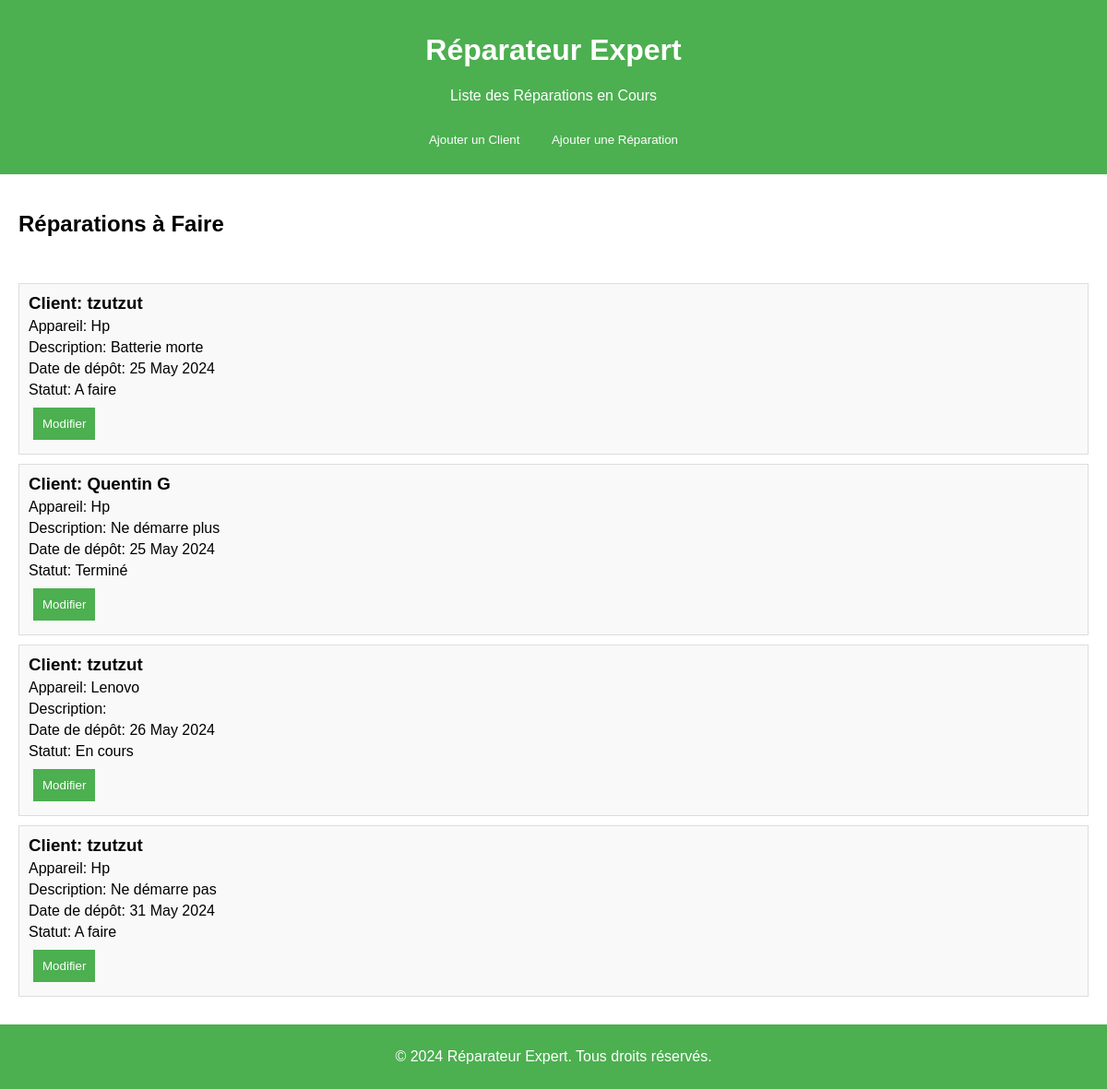
The page / on the database its author committed.
### model.py (models this page shows, shortened)
class Reparation(db.Model):
    id = db.Column(db.Integer, primary_key=True)
    client_id = db.Column(db.Integer, db.ForeignKey('client.id'))
    appareil = db.Column(db.String(100), nullable=False)
    description = db.Column(db.String(200), nullable=False)
    date_depot = db.Column(db.Date, nullable=False, default=date.today)
    statut = db.Column(db.String(50), nullable=False, default='A faire')
    @staticmethod
    def fetch_reparations():
        return Reparation.query.all()

class Client(db.Model):
    id = db.Column(db.Integer, primary_key=True)
    client_nom = db.Column(db.String(100), nullable=False, unique=True)
    reparations = db.relationship('Reparation', backref='client', lazy=True)

### app.py (the view)
@app.route('/')
def index():
    return render_template('index.html', client_form=ClientForm(), reparation_form=ReparationForm(),
                           reparations=Reparation.fetch_reparations(), reparation_form_update=ReparationFormUpdate())

### app.py (called while the page is built)
@app.before_request
def make_session_permanent():
    session.permanent = True

### templates/index.html (shortened to what this page needs)
<!DOCTYPE html>
<html lang="fr">
<head>
    <link rel="stylesheet" href="{{ url_for('static', filename='style.css') }}">
</head>
<body>
    <header>
        <h1>Réparateur Expert</h1>
        <p>Liste des Réparations en Cours</p>
        <button onclick="document.getElementById('addClientModal').style.display='block'">Ajouter un Client</button>
        <button onclick="document.getElementById('addRepairModal').style.display='block'">Ajouter une Réparation</button>
    </header>
    <div class="container">
        <h2>Réparations à Faire</h2>
        <div class="repair-list-container">
            <ul class="repair-list">
                {% for reparation in reparations %}
                <li>
                    <h3>Client: {{ reparation.client.client_nom }}</h3>
                    <p>Appareil: {{ reparation.appareil }}</p>
                    <p>Description: {{ reparation.description }}</p>
                    <p>Date de dépôt: {{ reparation.date_depot.strftime('%d %B %Y') }}</p>
                    <p>Statut: {{ reparation.statut }}</p>
                    <button onclick="document.getElementById('editRepairModal{{ reparation.id }}').style.display='block'">Modifier</button>
                </li>
                {% endfor %}
            </ul>
        </div>
    </div>
    <footer>
        <p>&copy; 2024 Réparateur Expert. Tous droits réservés.</p>
    </footer>
</body>
</html>

### static/style.css (style rules this page uses)
body { font-family: Arial, sans-serif; margin: 0; padding: 0; display: flex; flex-direction: column; min-height: 100vh; }
header { background-color: #4CAF50; color: white; padding: 15px 0; text-align: center; flex-shrink: 0; }
.container { padding: 20px; flex: 1; display: flex; flex-direction: column; overflow-y: auto; }
.repair-list-container { flex: 1; overflow-y: auto; margin-top: 20px; }
.repair-list { list-style-type: none; padding: 0; margin: 0; }
.repair-list li { background: #f9f9f9; margin: 10px 0; padding: 10px; border: 1px solid #ddd; }
.repair-list h3 { margin: 0; padding: 0; }
.repair-list p { margin: 5px 0; }
footer { background-color: #4CAF50; color: white; text-align: center; padding: 10px 0; position: relative; bottom: 0; left: 0; width: 100%; }
button { background-color: #4CAF50; color: white; padding: 10px; border: none; cursor: pointer; margin: 5px; }

### rows shown on the page
Reparation: client.client_nom "tzutzut", appareil "Hp", description "Batterie morte", date_depot "25 May 2024", statut "A faire"
Reparation: client.client_nom "Quentin G", appareil "Hp", description "Ne démarre plus", date_depot "25 May 2024", statut "Terminé"
Reparation: client.client_nom "tzutzut", appareil "Lenovo", date_depot "26 May 2024", statut "En cours"
Reparation: client.client_nom "tzutzut", appareil "Hp", description "Ne démarre pas", date_depot "31 May 2024", statut "A faire"
